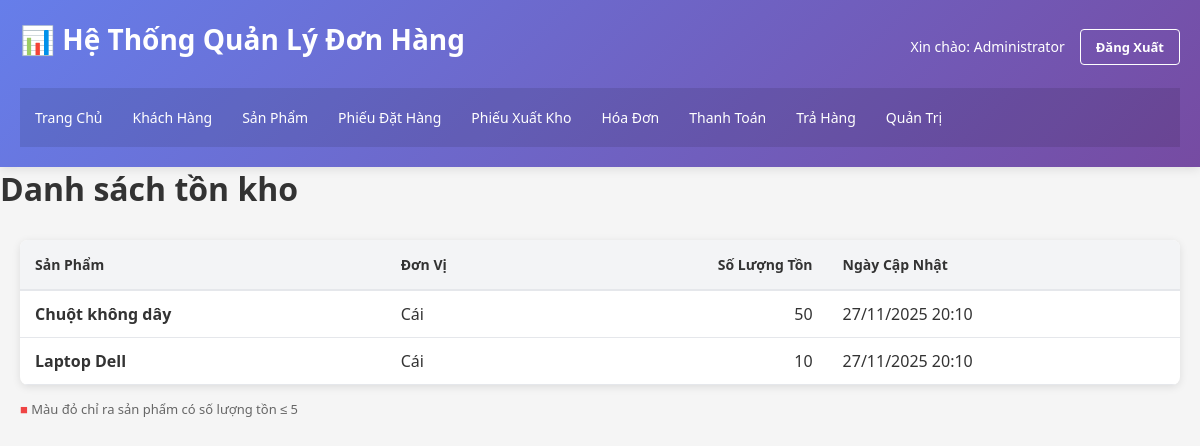
The page /ton_kho/list.php (signed in) on the database as committed earlier.
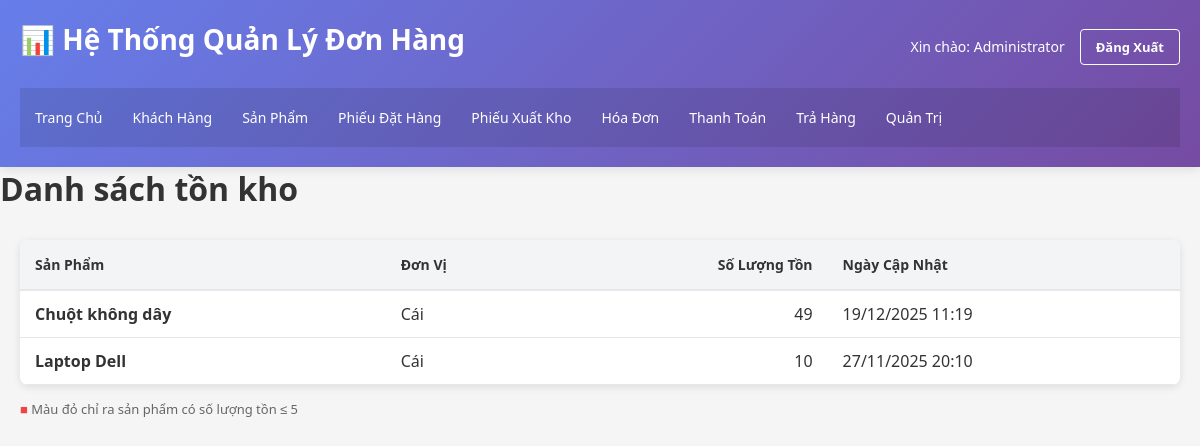
The same page on the database as committed later.
### tables this page shows
CREATE TABLE `ton_kho` (
  `ma_ton_kho` int(11) NOT NULL,
  `ma_san_pham` int(11) NOT NULL,
  `so_luong_ton` int(11) DEFAULT 0,
  `ngay_cap_nhat` datetime DEFAULT current_timestamp()
);

CREATE TABLE `san_pham` (
  `ma_san_pham` int(11) NOT NULL,
  `ten_san_pham` varchar(255) NOT NULL,
  `ma_loai_san_pham` int(11) DEFAULT NULL,
  `gia_ban` decimal(15,2) NOT NULL,
  `don_vi` varchar(50) DEFAULT 'Cái',
  `mo_ta` text DEFAULT NULL,
  `ngay_tao` datetime DEFAULT current_timestamp()
);

### ton_kho/list.php (the view, shortened to what this page needs)
<?php
include '../config.php';
$sql = "SELECT tk.ma_ton_kho, sp.ten_san_pham, sp.don_vi, tk.so_luong_ton, tk.ngay_cap_nhat
        FROM ton_kho tk
        JOIN san_pham sp ON tk.ma_san_pham = sp.ma_san_pham
        ORDER BY sp.ten_san_pham";
$result = $conn->query($sql);
?>
<!DOCTYPE html>
<html lang="vi">
<head>
    <link rel="stylesheet" href="../../css/style.css">
</head>
<body>
    <div class="container">
        <?php include '../header.php'; ?>
       <h1>Danh sách tồn kho</h1>
        <main>
            <table class="table">
                <thead>
                    <tr>
                        <th>Sản Phẩm</th>
                        <th>Đơn Vị</th>
                        <th style="text-align: right;">Số Lượng Tồn</th>
                        <th>Ngày Cập Nhật</th>
                    </tr>
                </thead>
                <tbody>
                    <?php
                    if ($result->num_rows > 0) {
                        while($row = $result->fetch_assoc()) {
                            echo "<tr>";
                            echo "<td><strong>" . htmlspecialchars($row['ten_san_pham']) . "</strong></td>";
                            echo "<td>" . htmlspecialchars($row['don_vi']) . "</td>";
                            echo "<td style='text-align: right;'>";
                            if ($row['so_luong_ton'] <= 5) {
                                echo "<span style='color: #ef4444; font-weight: bold;'>" . $row['so_luong_ton'] . "</span>";
                            } else {
                                echo $row['so_luong_ton'];
                            }
                            echo "</td>";
                            echo "<td>" . date('d/m/Y H:i', strtotime($row['ngay_cap_nhat'])) . "</td>";
                            echo "</tr>";
                        }
                    } else {
                        echo "<tr><td colspan='4' style='text-align: center;'>Không có dữ liệu tồn kho</td></tr>";
                    }
                    ?>
                </tbody>
            </table>
            <p style="margin-top: 15px; color: #666; font-size: 13px;">
                <span style="color: #ef4444;">■</span> Màu đỏ chỉ ra sản phẩm có số lượng tồn ≤ 5
            </p>
        </main>
    </div>
</body>
</html>

Rows that differ between the two databases and show on the page:
changed ton_kho "Chuột không dây": so_luong_ton "50" → "49"; ngay_cap_nhat "27/11/2025 20:10" → "19/12/2025 11:19"
